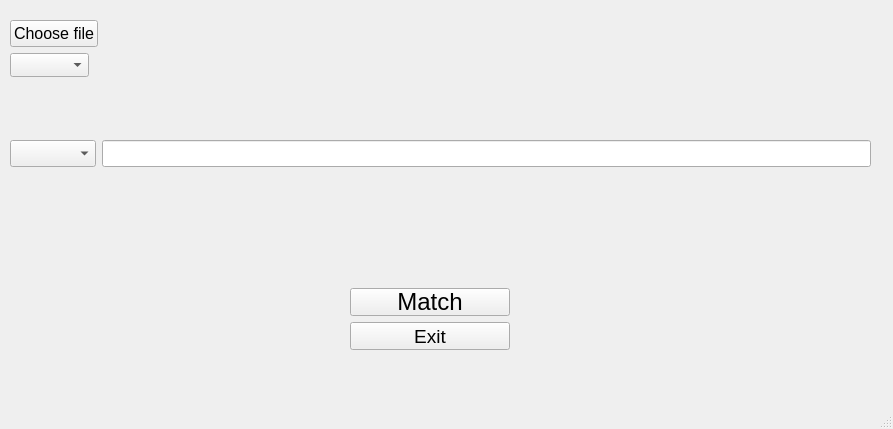
<?xml version="1.0" encoding="UTF-8"?>
<ui version="4.0">
 <class>MainWindow</class>
 <widget class="QMainWindow" name="MainWindow">
  <property name="geometry">
   <rect>
    <x>0</x>
    <y>0</y>
    <width>893</width>
    <height>429</height>
   </rect>
  </property>
  <property name="maximumSize">
   <size>
    <width>893</width>
    <height>429</height>
   </size>
  </property>
  <property name="baseSize">
   <size>
    <width>893</width>
    <height>429</height>
   </size>
  </property>
  <property name="windowTitle">
   <string>Hash Matcher</string>
  </property>
  <property name="windowIcon">
   <iconset>
    <normalon>magnifier.png</normalon>
   </iconset>
  </property>
  <widget class="QWidget" name="centralwidget">
   <widget class="QWidget" name="formLayoutWidget">
    <property name="geometry">
     <rect>
      <x>10</x>
      <y>20</y>
      <width>861</width>
      <height>80</height>
     </rect>
    </property>
    <layout class="QFormLayout" name="formLayout">
     <item row="0" column="0">
      <widget class="QPushButton" name="choose_file_button">
       <property name="font">
        <font>
         <pointsize>12</pointsize>
        </font>
       </property>
       <property name="text">
        <string>Choose file</string>
       </property>
       <property name="shortcut">
        <string>Ctrl+O</string>
       </property>
       <property name="autoDefault">
        <bool>true</bool>
       </property>
      </widget>
     </item>
     <item row="1" column="0">
      <widget class="QComboBox" name="choose_hash_1">
       <property name="enabled">
        <bool>true</bool>
       </property>
       <property name="sizePolicy">
        <sizepolicy hsizetype="Fixed" vsizetype="Fixed">
         <horstretch>0</horstretch>
         <verstretch>0</verstretch>
        </sizepolicy>
       </property>
       <property name="maximumSize">
        <size>
         <width>79</width>
         <height>24</height>
        </size>
       </property>
       <property name="baseSize">
        <size>
         <width>79</width>
         <height>24</height>
        </size>
       </property>
       <property name="font">
        <font>
         <pointsize>12</pointsize>
        </font>
       </property>
       <property name="editable">
        <bool>false</bool>
       </property>
       <property name="currentText">
        <string/>
       </property>
       <property name="insertPolicy">
        <enum>QComboBox::InsertAtTop</enum>
       </property>
      </widget>
     </item>
     <item row="1" column="1">
      <widget class="QLabel" name="read_hash">
       <property name="font">
        <font>
         <pointsize>12</pointsize>
        </font>
       </property>
       <property name="text">
        <string/>
       </property>
       <property name="alignment">
        <set>Qt::AlignCenter</set>
       </property>
      </widget>
     </item>
    </layout>
   </widget>
   <widget class="QWidget" name="formLayoutWidget_2">
    <property name="geometry">
     <rect>
      <x>10</x>
      <y>140</y>
      <width>861</width>
      <height>61</height>
     </rect>
    </property>
    <layout class="QFormLayout" name="formLayout_2">
     <item row="0" column="0">
      <widget class="QComboBox" name="choos_hash_2">
       <property name="font">
        <font>
         <pointsize>12</pointsize>
        </font>
       </property>
      </widget>
     </item>
     <item row="0" column="1">
      <widget class="QLineEdit" name="lineEdit">
       <property name="font">
        <font>
         <pointsize>12</pointsize>
        </font>
       </property>
      </widget>
     </item>
    </layout>
   </widget>
   <widget class="QWidget" name="verticalLayoutWidget">
    <property name="geometry">
     <rect>
      <x>350</x>
      <y>260</y>
      <width>160</width>
      <height>90</height>
     </rect>
    </property>
    <layout class="QVBoxLayout" name="verticalLayout">
     <item>
      <widget class="QLabel" name="label">
       <property name="font">
        <font>
         <family>Adobe Arabic</family>
         <pointsize>12</pointsize>
         <weight>75</weight>
         <bold>true</bold>
        </font>
       </property>
       <property name="text">
        <string/>
       </property>
       <property name="alignment">
        <set>Qt::AlignCenter</set>
       </property>
      </widget>
     </item>
     <item>
      <widget class="QPushButton" name="match_button">
       <property name="font">
        <font>
         <pointsize>18</pointsize>
        </font>
       </property>
       <property name="text">
        <string>Match</string>
       </property>
      </widget>
     </item>
     <item>
      <widget class="QPushButton" name="exit_button">
       <property name="font">
        <font>
         <pointsize>14</pointsize>
        </font>
       </property>
       <property name="text">
        <string>Exit</string>
       </property>
      </widget>
     </item>
    </layout>
   </widget>
  </widget>
  <widget class="QMenuBar" name="menubar">
   <property name="geometry">
    <rect>
     <x>0</x>
     <y>0</y>
     <width>893</width>
     <height>22</height>
    </rect>
   </property>
  </widget>
  <widget class="QStatusBar" name="statusbar"/>
 </widget>
 <resources/>
 <connections/>
</ui>
